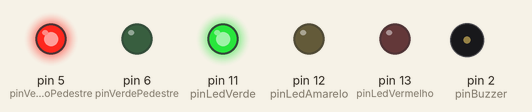
Simulated run of this sketch. Board: Arduino Uno, built with avr-gcc and run on an emulated ATmega328P. Shown: output pins drawn as LEDs (lit = HIGH), buzzer (waves = sounding).

Above: at 0.7 s.
At 4.7 s:
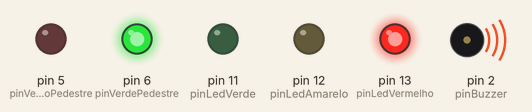
At 8.0 s:
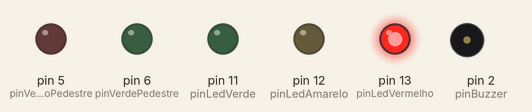
At 9.0 s:
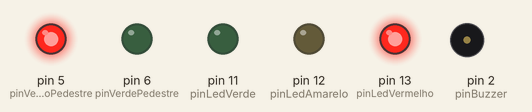
At 13.7 s:
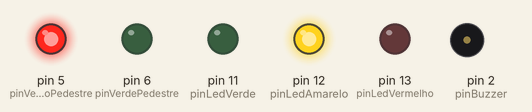
Timing chart, 0 to 15.0 s (numbered marks = the images above):
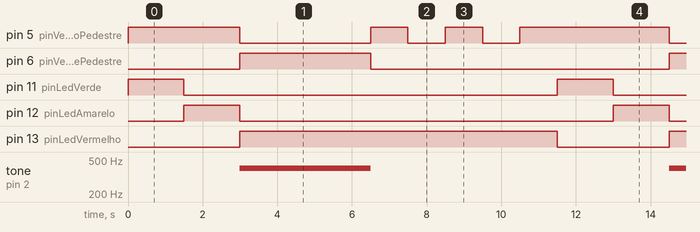

The sketch:

semaforo_para_deficientes.ino
```cpp
//SEMAFORO PARA DEFICIENTES VISUAIS.
//Definição dos pinos para o sistema de semaforo. */

#define pinLedVermelho 13               //Pino do Led vermelho dos carros.
#define pinLedAmarelo 12               //Pino do Led amarelo dos carros.
#define pinLedVerde 11                //Pino do Led verde dos carros.
#define pinVermelhoPedestre 5        //Pino do led vermelho dos pedestres.
#define pinVerdePedestre 6          //Pino do led verde dos pedestres.
#define pinBuzzer 2                // Pino que ligar o Buzzer(alarme) do semaforo.


void setup()
{
  pinMode(pinLedVermelho, OUTPUT);            //Definindo pinLedVermelho 13 como SAIDA.
  pinMode(pinLedAmarelo, OUTPUT);            //Definindo pinLedAmarelo 12 como SAIDA.
  pinMode(pinLedVerde, OUTPUT);             //Definindo pinLedVerde 11 como SAIDA.//Defindo pinLedAmarelo 12 como SAIDA.
  pinMode(pinVermelhoPedestre, OUTPUT);    //Definindo pinVermelhoPedestre 5 como SAIDA.
  pinMode(pinVerdePedestre, OUTPUT);      //Definindo pinVerdePedestre 6 como SAIDA.
  pinMode(pinBuzzer, OUTPUT);            //Definindo pinBuzzer 2 como SAIDA.
}

void loop()
{
  /*Parte 1: Verde(LIGADO); Amarelo(DESLIGADO); Vermelho(DESLIGADO). */

  digitalWrite(pinLedVerde, HIGH);            //Ligar o led Verde do semaforo.
  digitalWrite(pinLedAmarelo, LOW);          //Desligar led Amarelo do semaforo.
  digitalWrite(pinLedVermelho, LOW);        //Desligar led Amarelo do semaforo.

  digitalWrite(pinVermelhoPedestre, HIGH);   //liga o led vermelho dos pedestres.
  digitalWrite(pinVerdePedestre, LOW);      //Desliga o led Verde dos pedestres.
  delay(1500);

  //Parte 2: Verde(DESLIGADO); Amarelo(LIGADO); Vermelho(DESLIGADO).

  digitalWrite(pinLedVerde, LOW);          //Desiga o led Verde do semaforo.
  digitalWrite(pinLedAmarelo, HIGH);      //Liga o led Amarelo do semaforo.
  digitalWrite(pinLedVermelho, LOW);     //Desliga o led Vermelho.

  digitalWrite(pinVermelhoPedestre, HIGH);   //Liga o led Vermelho dos pedestres.
  digitalWrite(pinVerdePedestre, LOW);      //Desliga o led Verde dos pedestres.
  delay(1500);

  //Parte 3 Verde(DESLIGADO); Amarelo(DESLIGADO); Vermelho(LIGADO).*/

  digitalWrite(pinLedVerde, LOW);            //Desligar o led Verde do semaforo.
  digitalWrite(pinLedAmarelo, LOW);         //Desligar o led Amarelo do semaforo.
  digitalWrite(pinLedVermelho, HIGH);      //Liga o led Vermelho do semaforo.

  digitalWrite(pinVermelhoPedestre, LOW);       //Desliga o led Vermelho dos pedestres.
  digitalWrite(pinVerdePedestre, HIGH);        //Liga o led Verde dos pedestres.

  /*Parte do Buzzer(alarme). */

  tone(pinBuzzer, 398);//Liga o Buzzer(alarme) pelo periodo de 3,5 segundos
  delay(3500);    /*Tempo de 3,5 segundos. */
  noTone(pinBuzzer);    //Desliga o Buzzer. */

  digitalWrite(pinVerdePedestre, LOW); //desliga o led vermelho dos pedestres.

  digitalWrite(pinVermelhoPedestre, HIGH); //liga o led vermelho dos pedestres.
  delay(1000);       /*Tempo de 1 segundos. */

  digitalWrite(pinVermelhoPedestre, LOW); //desliga o led vermelho dos pedestres.//desliga o led vermelho dos pedestres.
  delay(1000);      /*Tempo de 1 segundos. */

  digitalWrite(pinVermelhoPedestre, HIGH); //liga o led vermelho dos pedestres.
  delay(1000);     /*Tempo de 1 segundos. */

  digitalWrite(pinVermelhoPedestre, LOW); //desliga o led vermelho dos pedestres.
  delay(1000);     /*Tempo de 1 segundos. */

  digitalWrite(pinVermelhoPedestre, HIGH); //liga o led vermelho dos pedestres.
  delay(1000);     /*Tempo de 3,5 segundos. */
}
```

Measured:
- by itself, pin 5 (pinVermelhoPedestre): repeats every 11.5 s: LOW 3.5 s, 2 × (HIGH 1.0 s, LOW 1.0 s), HIGH 4.0 s
- by itself, pin 6 (pinVerdePedestre): alternates HIGH for 3.5 s and LOW for 8.0 s
- by itself, pin 11 (pinLedVerde), pin 12 (pinLedAmarelo): alternates HIGH for 1.5 s and LOW for 10.0 s
- by itself, pin 13 (pinLedVermelho): alternates HIGH for 8.5 s and LOW for 3.0 s
- by itself, tone on pin 2 (pinBuzzer): alternates 398 Hz for 3.5 s and silent for 8.0 s
